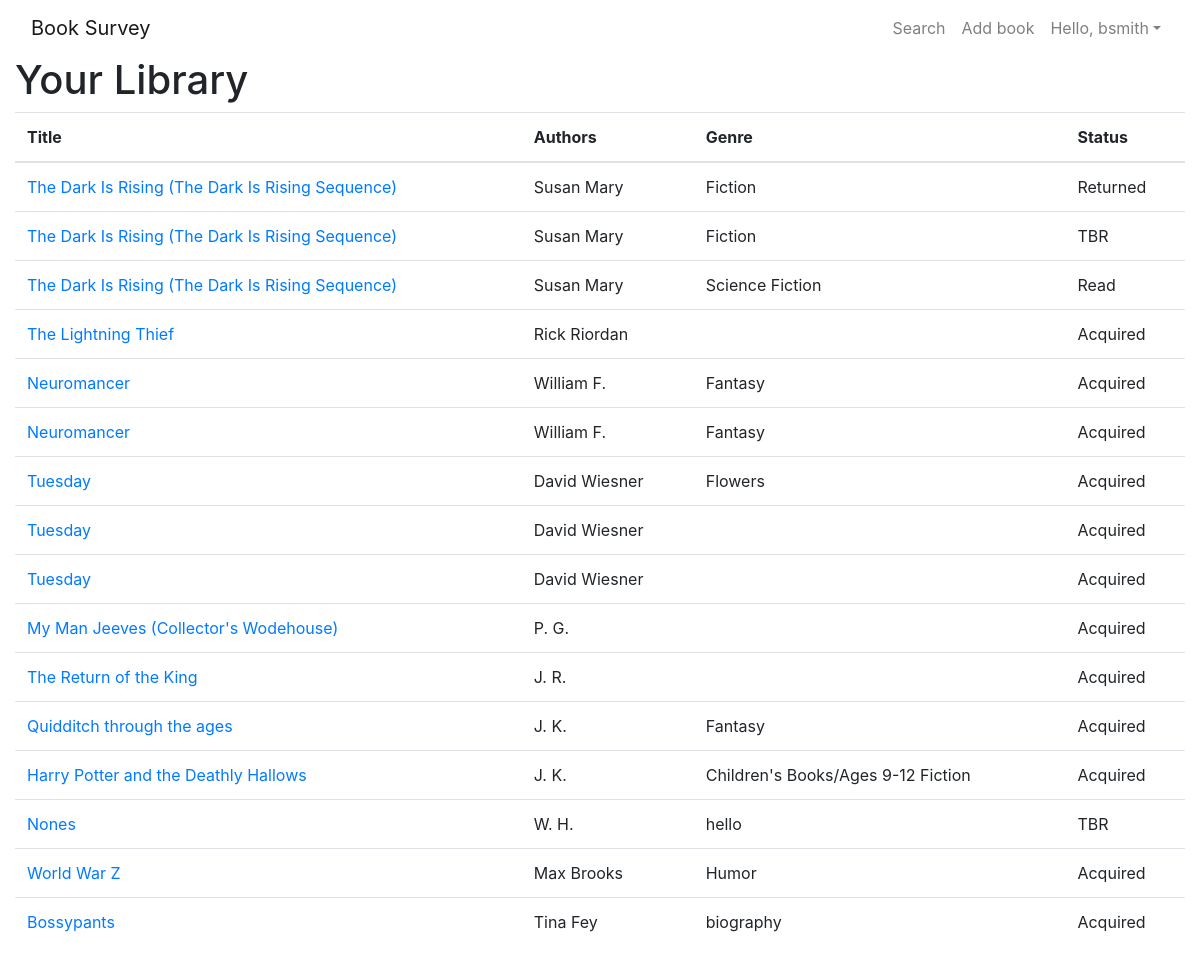
/library/ (signed in), run on the app's committed database.
### users/models.py (models this page shows)
class User(AbstractUser):
    pass
    def __str__(self):
        return f"{self.username}"

### library/models.py (models this page shows, shortened)
class UserEdition(models.Model):
    edition = models.ForeignKey(Edition, on_delete=models.CASCADE, related_name="user_edition")
    genre = models.ForeignKey('Genre', on_delete=models.CASCADE, related_name="libraries", blank=True, null=True)
    num_pages = models.PositiveIntegerField(blank=True, null=True)
    num_minutes = models.DurationField(blank=True, null=True)

class Edition(models.Model):
    book = models.ForeignKey(Book, on_delete=models.CASCADE, related_name="editions")
    cover = models.URLField(blank=True)
    isbn_10 = models.CharField(max_length=10, blank=True)
    isbn_13 = models.CharField(max_length=13, blank=True)
    goodreads_id = models.CharField(max_length=20, blank=True)
    openlibrary_id = models.CharField(max_length=20, blank=True)
    pub_year = models.DateField(blank=True, null=True)
    format = models.ForeignKey('Format', on_delete=models.CASCADE, blank=True, null=True, related_name="editions")
    num_pages = models.PositiveIntegerField(blank=True, null=True)
    num_minutes = models.DurationField(blank=True, null=True)

class Book(models.Model):
    title = models.CharField(max_length=256)
    authors = models.ManyToManyField('Author', related_name="books")
    description = models.TextField(blank=True)
    publisher = models.ForeignKey('Publisher', on_delete=models.CASCADE, related_name="books", blank=True, null=True)
    genre = models.ForeignKey('Genre', on_delete=models.CASCADE, related_name="editions", blank=True, null=True)

class Author(models.Model):
    first_name = models.CharField(max_length=64)
    last_name = models.CharField(max_length=128)
    def __str__(self):
        return f"{self.first_name} {self.last_name}"

class Genre(models.Model):
    name = models.CharField(max_length=64)
    def __str__(self):
        return f"{self.name}"

class Event(models.Model):
    user = models.ForeignKey(User, on_delete=models.CASCADE, related_name="events")
    edition = models.ForeignKey(UserEdition, on_delete=models.CASCADE, related_name="events")
    action = models.ForeignKey('Action', on_delete=models.CASCADE, related_name="events")
    pages_read = models.PositiveIntegerField(blank=True, null=True)
    minutes_listened = models.DurationField(blank=True, null=True)
    finished = models.BooleanField(blank=True, null=True)
    creation_time = models.DateTimeField(auto_now_add=True)
    modified_time = models.DateTimeField(auto_now=True)

class Action(models.Model):
    action = models.CharField(max_length=64)
    def __str__(self):
        return f"{self.action}"

### library/views.py (the view)
# urls.py: path('library/', include('library.urls')),
@login_required
def library(request):
    library = None
    try:
        library = Library.objects.get(pk=request.user.id)
    except Library.DoesNotExist:
        pass
    context = {
        "library": library
    }
    return render(request, "library/library.html", context)

### library/templates/library/library.html (shortened to what this page needs)
{% extends "base.html" %}
{% block pagehead %}
  Your Library
{% endblock %}
{% block body %}
  <table class="table">
    <thead>
      <tr>
        <th scope="col">Title</th>
        <th scope="col">Authors</th>
        <th scope="col">Genre</th>
        <th scope="col">Status</th>
      </tr>
    </thead>
    <tbody>
      {% for edition in library.editions.all %}
        <tr>
          <td><a href="{% url 'edition' edition.id%}">{{edition.edition.book.title}}</a></td>
          <td>
            {% for author in edition.edition.book.authors.all %}
              {{author}}
            {% endfor %}
          </td>
          <td>{{edition.genre}}</td>
          <td>{{edition.events.all.last.action}}</td>
        </tr>
      {% endfor %}
    </tbody>
  </table>
{% endblock %}

### templates/base.html (shortened to what this page needs)
{% load static %}
<!DOCTYPE html>
<html>
    <head>
        <link rel="stylesheet" href="https://stackpath.bootstrapcdn.com/bootstrap/4.2.1/css/bootstrap.min.css">
        <link rel="stylesheet" href="{% static 'styles.css' %}"/>
    </head>
    <body>
        <div class="container-fluid">
          {% include "nav.html" %}
          <h1>{% block pagehead %}{% endblock %}</h1>
            {% block body %}
            {% endblock %}
        </div>
    </body>
</html>

### templates/nav.html (shortened to what this page needs)
<nav class="navbar navbar-expand-md navbar-light">
  <a class="navbar-brand" href="/">
    Book Survey
  </a>
  <div class="collapse navbar-collapse d-flex justify-content-md-end">
    <div class="navbar-nav">
      <a class="nav-item nav-link" href="{% url 'search' %}">Search</a>
      {% if user.is_authenticated %}
        <a class="nav-item nav-link" href="{% url 'add book' %}">Add book</a>
        <a class="nav-item nav-link dropdown dropdown-toggle" href="#" id="navbarDropdown" role="button" data-toggle="dropdown" aria-haspopup="true" aria-expanded="false">Hello, {{user}}</a>
      {% else %}
        <a class="nav-item nav-link" href="{% url 'login' %}">Login</a>
        <a class="nav-item nav-link" href="{% url 'register' %}">Create Account</a>
      {% endif %}
    </div>
  </div>
</nav>

### data on the page
User: username "bsmith"
UserEdition: edition.book "The Dark Is Rising (The Dark Is Rising Sequence)", genre "Fiction", events.all.last.action "Returned"
Author: first_name+last_name "Susan Mary"
UserEdition: edition.book "The Dark Is Rising (The Dark Is Rising Sequence)", genre "Fiction", events.all.last.action "TBR"
UserEdition: edition.book "The Dark Is Rising (The Dark Is Rising Sequence)", genre "Science Fiction", events.all.last.action "Read"
UserEdition: edition.book "The Lightning Thief", events.all.last.action "Acquired"
Author: first_name+last_name "Rick Riordan"
UserEdition: edition.book "Neuromancer", genre "Fantasy", events.all.last.action "Acquired"
Author: first_name+last_name "William F."
UserEdition: edition.book "Neuromancer", genre "Fantasy", events.all.last.action "Acquired"
UserEdition: edition.book "Tuesday", genre "Flowers", events.all.last.action "Acquired"
Author: first_name+last_name "David Wiesner"
UserEdition: edition.book "Tuesday", events.all.last.action "Acquired"
UserEdition: edition.book "Tuesday", events.all.last.action "Acquired"
UserEdition: edition.book "My Man Jeeves (Collector's Wodehouse)", events.all.last.action "Acquired"
Author: first_name+last_name "P. G."
UserEdition: edition.book "The Return of the King", events.all.last.action "Acquired"
Author: first_name+last_name "J. R."
UserEdition: edition.book "Quidditch through the ages", genre "Fantasy", events.all.last.action "Acquired"
Author: first_name+last_name "J. K."
UserEdition: edition.book "Harry Potter and the Deathly Hallows", genre "Children's Books/Ages 9-12 Fiction", events.all.last.action "Acquired"
UserEdition: edition.book "Nones", genre "hello", events.all.last.action "TBR"
Author: first_name+last_name "W. H."
UserEdition: edition.book "World War Z", genre "Humor", events.all.last.action "Acquired"
Author: first_name+last_name "Max Brooks"
UserEdition: edition.book "Bossypants", genre "biography", events.all.last.action "Acquired"
Author: first_name+last_name "Tina Fey"
